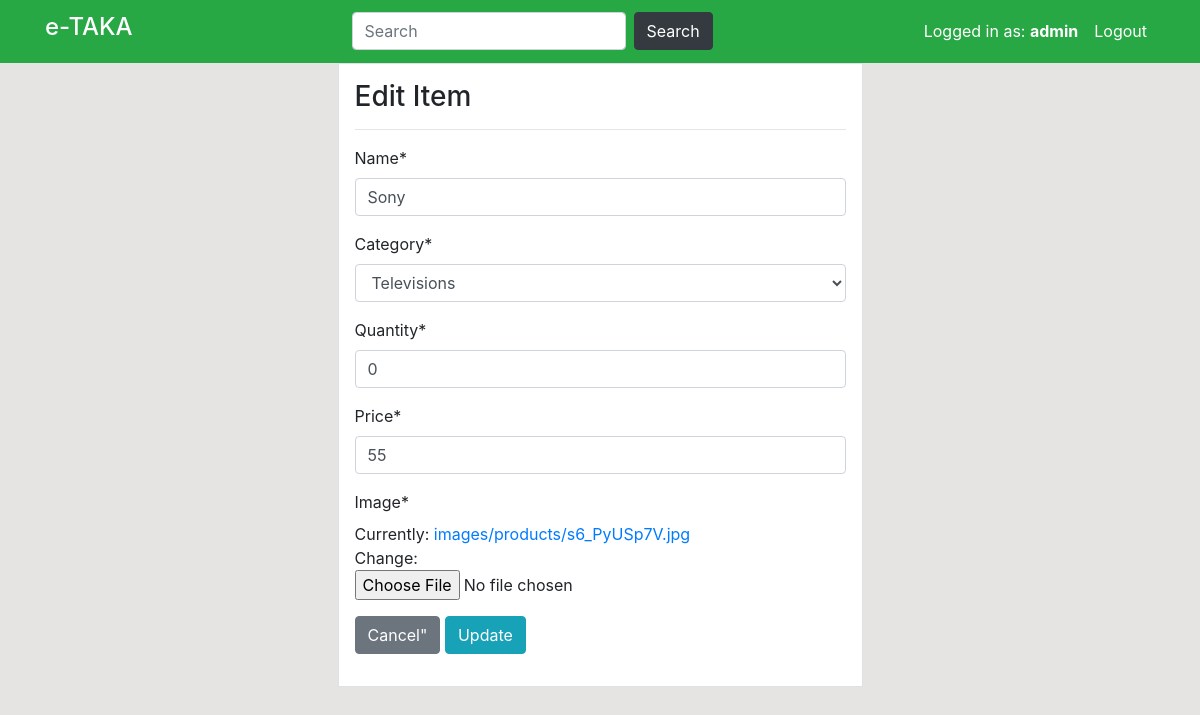
Screenshot of /product/update/1/ (signed in) with the database file from the repository.
### users/models.py (models this page shows, shortened)
class Product(models.Model):
    id = models.AutoField(primary_key=True)
    name = models.CharField(max_length=100, null=True)
    quantity = models.PositiveIntegerField(null=True)
    category = models.CharField(max_length=50, choices=CATEGORY, null=True)
    price = models.IntegerField()
    image = models.ImageField(upload_to='images/products', null=True)

### users/views.py (the view)
# urls.py: path('product/update/<int:pk>/', views.product_update, name='dashboard-product-update'),
@login_required(login_url='login')
def product_update(request, pk):
    item = Product.objects.get(id=pk)
    if request.method == 'POST':
        form = ProductForm(request.POST,request.FILES, instance=item)
        if form.is_valid():
            form.save()
            return redirect('dashboard-product')
    else:
        form = ProductForm(instance=item)
    context = {
        'form': form
    }
    return render(request, 'dashboard/product-update.html', context)

### users/forms.py
class ProductForm(forms.ModelForm):
    class Meta:
        model = Product
        fields = ['name', 'category', 'quantity','price', 'image']

### users/templates/dashboard/product-update.html (shortened to what this page needs)
{% extends 'partials/base.html'%}
{% load crispy_forms_tags %}
{%block content%}
<div class="container">
    <div class="row mt-6">
        <div class="col-md-6 offset-md-3">
            <div class="border bg-white p-3">
                <h3>Edit Item</h3>
                <hr>
                <form method="POST" enctype="multipart/form-data">
                   {{ form|crispy }}
                   <a class="btn btn-secondary" href= "{% url 'dashboard-product' %}">Cancel"</a>
                   <input class="btn btn-info" type="submit" value="Update">
               </form>
    </div>
    </div>
    </div>
</div>
{%endblock%}

### users/templates/partials/nav.html (shortened to what this page needs)
<nav class="navbar navbar-expand-lg navbar-info bg-success">
        <div class = "container">
          {% if user.is_authenticated %}
  <a class="navbar-brand text-white" href="{% url 'index' %}"><h4>e-TAKA</h4></a>
  <div class="collapse navbar-collapse" id="navbarSupportedContent">
    <form class="form-inline my-2 my-lg-0">
      <input class="form-control bg-white mr-sm-2" type="search" placeholder="Search" aria-label="Search">
      <button class="btn btn-dark my-2 my-sm-0" type="submit">Search</button>
    </form>
    <ul class="navbar-nav ml-auto">
      <li class="nav-item active">
        <a class="nav-link text-white" href="{%url 'user-profile'%}">Logged in as: <strong>{{ user.username }}</strong> </a>
      </li>
      <li class="nav-item">
        <a class="nav-link text-white" href="{% url 'logout' %}">Logout</a>
      </li>
    </ul>
     {% endif %}
    </div>
          </div>
</nav>

### static/style.css (style rules this page uses)
body { background: rgb(230, 227, 227); }
* { box-sizing: border-box; }

### rows the page displays
Product: name "Sony", category "Televisions", quantity "0", price "55"

### other values shown
{{ user.username }} "admin"
